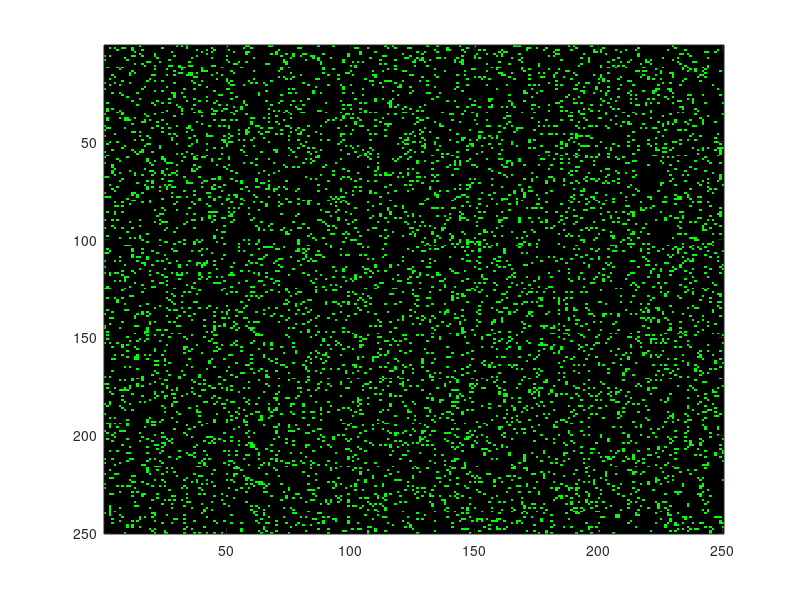

Recreate this plot in MATLAB. (Note: this script raises an error after producing the figure.)
%diffusion + dla 

nx=250; %must be divisible by 4 
ny=250; 

z=zeros(nx,ny); 
o=ones(nx,ny); 
sand = z ; 
sandNew = z; 
sum = z; 
gnd = z; 
gnd(nx/2,ny/2) = 1 ; 
 
sand = rand(nx,ny)<.1; 
 
imh = image(cat(3,z,sand,gnd)); 
set(imh, 'erasemode', 'none') 
axis equal 
axis tight   
for i=1:10000     
    p=mod(i,2); %margolis neighborhood     
    %upper left cell update     
    xind = [1+p:2:nx-2+p];     
    yind = [1+p:2:ny-2+p];    
    %random velocity choice     
    vary = rand(nx,ny)<.5 ;     
    vary1 = 1-vary;          
    %diffusion rule -- margolus neighborhood  
    %rotate the 4 cells to randomize velocity 
    sandNew(xind,yind) = ... 
        vary(xind,yind).*sand(xind+1,yind) + ...%cw      
        vary1(xind,yind).*sand(xind,yind+1) ;    %ccw
    sandNew(xind+1,yind) = ...         
        vary(xind,yind).*sand(xind+1,yind+1) + ...
        vary1(xind,yind).*sand(xind,yind) ;  
    sandNew(xind,yind+1) = ...     
        vary(xind,yind).*sand(xind,yind) + ...
        vary1(xind,yind).*sand(xind+1,yind+1) ;
    sandNew(xind+1,yind+1) = ...
        vary(xind,yind).*sand(xind,yind+1) + ...
        vary1(xind,yind).*sand(xind+1,yind) ;
    sand = sandNew;          
    %for every sand grain see if it near the fixed, sticky cluster     
    sum(2:nx-1,2:ny-1) = gnd(2:nx-1,1:ny-2) + gnd(2:nx-1,3:ny) + ...
        gnd(1:nx-2, 2:ny-1) + gnd(3:nx,2:ny-1) + ...
        gnd(1:nx-2,1:ny-2) + gnd(1:nx-2,3:ny) + ... 
        gnd(3:nx,1:ny-2) + gnd(3:nx,3:ny);
    %add to the cluster    
    gnd = ((sum>0) & (sand==1)) | gnd ;
    %and eliminate the moving particle    
    sand(find(gnd==1)) = 0;          
    set(imh, 'cdata', cat(3,gnd,gnd,(sand==1)) );     
    drawnow 
end